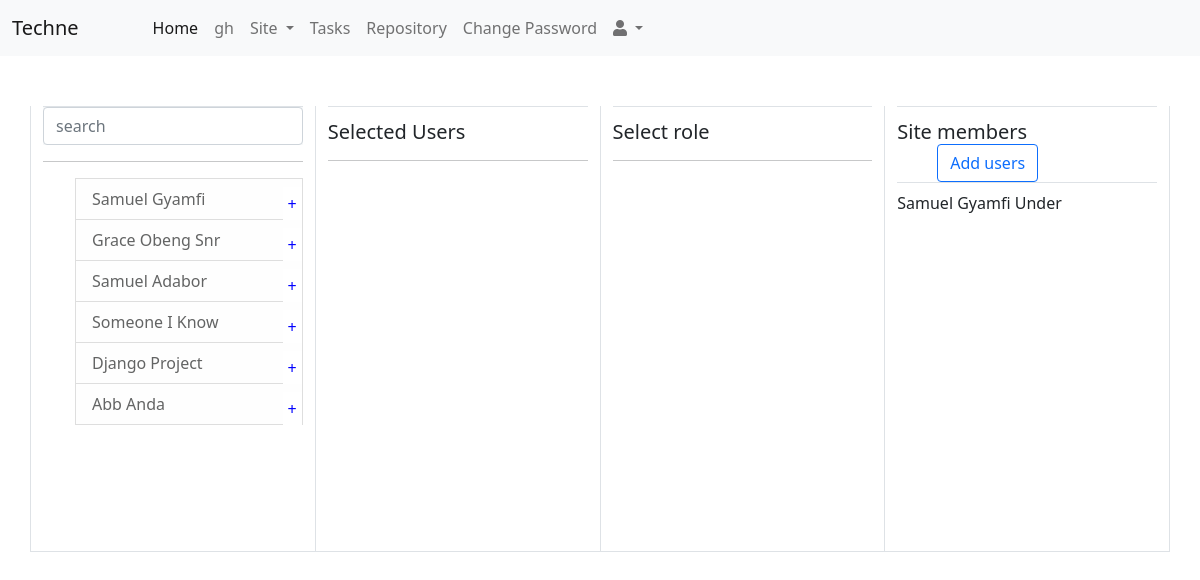
Page /add_site_members/81875640/ on the committed database.
### mainapp/models.py (models this page shows, shortened)
class MyUser(AbstractBaseUser):
    id = models.AutoField(primary_key=True)
    username = models.CharField(
        verbose_name='username',
        max_length=255,
        unique=True,
    )
    email = models.EmailField(
        verbose_name='email address',
        max_length=255,
        unique=True,
    )
    firstname = models.CharField(
        verbose_name='firstname',
        max_length=255,
        null=True,
    )
    surname = models.CharField(
        verbose_name='lastname',
        max_length=255,
        null=True,
    )
    othername = models.CharField(
        verbose_name='othername',
        max_length=255,
        null=True,
        blank=True,
    )
    gender = models.CharField(
        verbose_name='gender',
        max_length=255,
        null=True, default='null',
    )
    department = models.ForeignKey(
        Department,
        verbose_name='department',
        null=True,
        on_delete=models.SET_NULL,
    )
    is_active = models.BooleanField(default=True)
    is_admin = models.BooleanField(default=False)
    date_joined = models.DateTimeField(auto_now_add=True)
    objects = MyUserManager()
    USERNAME_FIELD = 'username'
    REQUIRED_FIELDS = ['email']
    def get_full_name(self):
        return self.firstname + " " + self.surname
    class Meta:
        verbose_name_plural = 'Users'

class Siteuserroles(models.Model):
    id = models.AutoField(primary_key=True)
    site = models.ForeignKey('Site', on_delete=models.CASCADE)
    user = models.ForeignKey('MyUser', on_delete=models.CASCADE)
    role = models.CharField(max_length=13)

class Site(models.Model):
    id = models.AutoField(primary_key=True)
    site_id = models.CharField(max_length=100, unique=True)
    site_name = models.CharField(max_length=100)
    site_url = models.CharField(max_length=100, unique=True)
    description = models.TextField()
    site_visibilty = models.CharField(max_length=10,)
    created_at = models.DateTimeField(auto_now_add=True)
    created_by = models.ForeignKey(MyUser, on_delete=models.CASCADE)
    def __str__(self):
        return str(self.site_name)
    class Meta:
        ordering = ['-id']

### mainapp/views.py (the view)
# urls.py: path('add_site_members/<str:pk>/', views.add_site_members, name='add_site_members'),
def add_site_members(request, pk):
    site = Site.objects.get(site_url=pk)
    users = MyUser.objects.all()
    siteusers = Siteuserroles.objects.filter(site=site)
    context = {'users':users, 'site':site, 'siteusers':siteusers}
    return render(request, 'page/add_site_members.html', context)

### mainapp/templatetags/custom_tags.py (called while the page is built)
@register.simple_tag
def current_time(format_string):
    return datetime.datetime.now().strftime(format_string)

### mainapp/templates/page/add_site_members.html (shortened to what this page needs)
{% extends 'base.html' %}
{% block add_site_members %}
{% load my_filter %}
{% load custom_tags %}
<div class="container">
    <div>
    </div>
    <div class="row border-bottom">
        <div class="col border-end border-start">
            <form class="form-inline navbar-light bg-light border-top">
                <div class="input-group">
                    <input id="id_firstname" type="search" class="form-control" placeholder="search" aria-label="Search">
                </div>
            </form>
            <hr />
            <p>
                <ul type="none" class="filter-list" id="filter-list" class="list-group">
                    {% for user in users %}
                    {% if user.username != request.user.username %}
                    <li class="list-group-item list-group-item-light list-group-item-action user-list" onclick="addusertosite(this);" name="{{user.username}}">
                        <span class="">{{user.get_full_name}}</span>
                        <span style="cursor: pointer; color: blue;"><a title="Add This user">+</a> </span>
                    </li>
                    {% endif %}
                    {% endfor %}
                </ul>
            </p>
        </div>
        <div class="col border-end">
            <h5 class="border-top" style="padding-top: 13px;font-weight: lighter;">Selected Users</h5>
            <hr />
        </div>
        <div class="col border-end">
            <h5 class="border-top" style="padding-top: 13px;font-weight: lighter;">Select role</h5>
            <hr />
        </div>
        <div class="col border-end">
            <h5 class="border-top border-bottom" style="padding-top: 13px;font-weight: lighter;">Site members<button style="margin: 0px 0px 0px 40px;" class="btn btn-outline-primary add-user">Add users</button></h5>
            <div class="siteusers" style="overflow-y: scroll;height:360px;">
                {% for siteuser in siteusers %}
                <p class="form-group" name="{{siteuser.user.username}}">{{siteuser.user.get_full_name}} {{siteuser.site}}</p>
                {% endfor %}
            </div>
        </div>
    </div>
</div>
{% endblock %}

### mainapp/templates/page/add_site_members.html (style rules this page uses)
.user-list span:nth-child(2), .selectedUser li a { position: absolute; right: 0px; padding: 5px; background-color: white; }

### rows in the picture
MyUser: get_full_name "Samuel Gyamfi"
MyUser: get_full_name "Grace Obeng Snr"
MyUser: get_full_name "Samuel Adabor"
MyUser: get_full_name "Someone I Know"
MyUser: get_full_name "Django Project"
MyUser: get_full_name "Abb Anda"
Siteuserroles: user.get_full_name "Samuel Gyamfi", site "Under"
